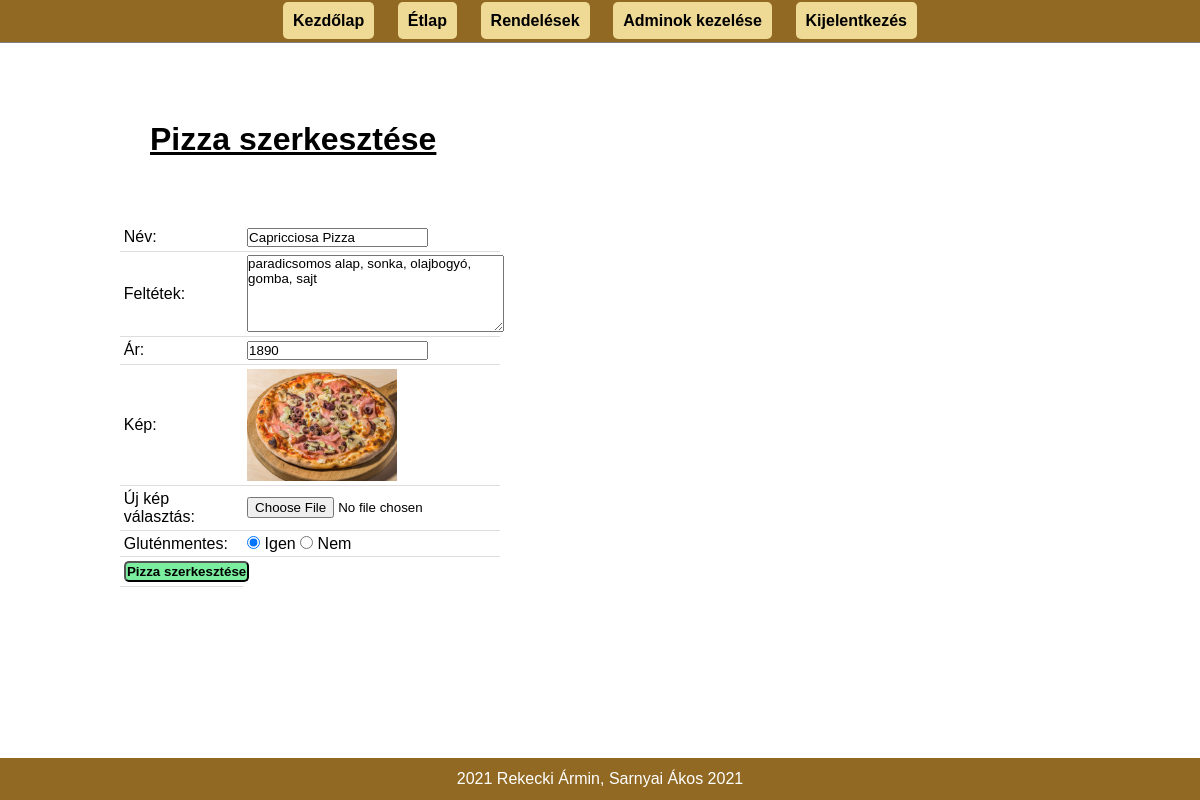
The app's page /admin/update-food.php?id=11 (signed in) with its own data.
### tables this page shows
CREATE TABLE `tbl_food` (
  `id` int(10) UNSIGNED NOT NULL,
  `title` varchar(100) NOT NULL,
  `description` text NOT NULL,
  `price` decimal(10,0) NOT NULL,
  `image_name` varchar(255) NOT NULL,
  `glutenfree` varchar(10) NOT NULL
);

### admin/update-food.php (the view, shortened to what this page needs)
<?php include('partials/menu.php'); ?>
<?php
    if(isset($_GET['id'])) {
        $id = $_GET['id'];
        $sql2 = "SELECT * FROM tbl_food WHERE id=$id";
        $res2 = mysqli_query($conn, $sql2);
        $row2 = mysqli_fetch_assoc($res2);
        $title = $row2['title'];
        $description = $row2['description'];
        $price = $row2['price'];
        $current_image = $row2['image_name'];
        $glutenfree = $row2['glutenfree'];
    }
    else
    {
        header('location:'.SITEURL.'admin/manage-food.php');
    }
?>
<div class="main-content">
    <div class="wrapper">
        <h1>Pizza szerkesztése</h1>
        <br><br>
        <form action="" method="POST" enctype="multipart/form-data">
        <table class="tbl-30">
            <tr>
                <td>Név: </td>
                <td>
                    <input type="text" name="title" value="<?php echo $title; ?>">
                </td>
            </tr>
            <tr>
                <td>Feltétek: </td>
                <td>
                    <textarea name="description" cols="30" rows="5"><?php echo $description; ?></textarea>
                </td>
            </tr>
            <tr>
                <td>Ár: </td>
                <td>
                    <input type="number" name="price" value="<?php echo $price; ?>">
                </td>
            </tr>
            <tr>
                <td>Kép: </td>
                <td>
                    <?php
                        if($current_image == ""){
                            echo "<div class='error'>Kép nem elérhető!</div>";
                        } else {
                            ?>
                            <img src="<?php echo SITEURL; ?>images/food/<?php echo $current_image; ?>" width="150px">
                            <?php
                        }
                    ?>
                </td>
            </tr>
            <tr>
                <td>Új kép választás: </td>
                <td>
                    <input type="file" name="image">
                </td>
            </tr>
            <tr>
                <td>Gluténmentes: </td>
                <td>
                    <input <?php if($glutenfree=="Igen") {echo "checked";} ?> type="radio" name="glutenfree" value="Igen"> Igen
                    <input <?php if($glutenfree=="Nem") {echo "checked";} ?> type="radio" name="glutenfree" value="Nem"> Nem
                </td>
            </tr>
            <tr>
                <td>
                    <input type="submit" name="submit" value="Pizza szerkesztése" class="btn-secondary">
                </td>
            </tr>
        </table>
        </form>
    </div>
</div>
<?php include('partials/footer.php'); ?>

### css/admin.css (style rules this page uses)
* { margin: 0; padding: 0; font-family: Arial, Helvetica, sans-serif; }
.wrapper { padding: 1%; width: 80%; margin: 0 auto; }
h1 { margin: 30px; text-decoration: underline; }
.tbl-30 { width: 30%; }
table { border-collapse: collapse; width: 100%; }
th, td { padding: 8px; text-align: left; border-bottom: 1px solid #ddd; }
table tr td { padding: 1%; }
.btn-secondary { background-color: #7bed9f; padding: 1%; border-radius: 5px; color: black; text-decoration: none; font-weight: bold; }
.main-content { background-color: white; padding: 3% 0; }

### records on screen
tbl_food: title "Capricciosa Pizza", description "paradicsomos alap, sonka, olajbogyó, gomba, sajt", price "1890", image_name (picture), glutenfree "☑"
